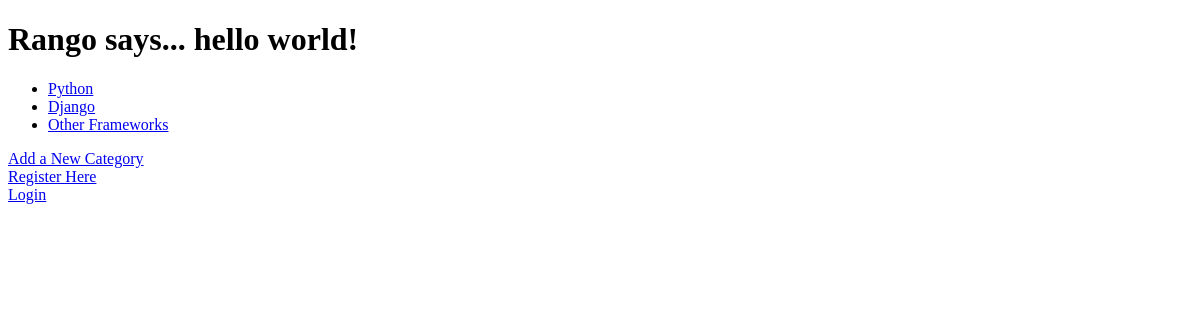
The app's page /, older data.
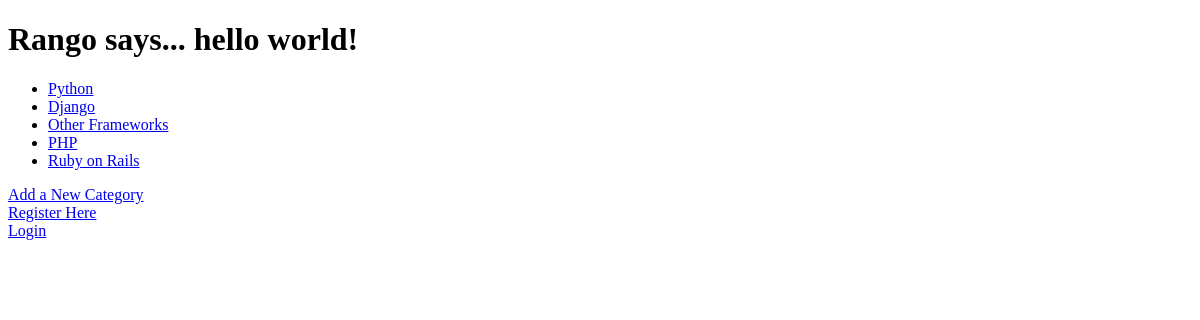
The same page, newer data.
### rango/models.py (models this page shows, shortened)
class Category(models.Model):
    name = models.CharField(max_length=128, unique=True)
    views = models.IntegerField(default=0)
    likes = models.IntegerField(default=0)
    slug = models.SlugField()

### rango/views.py (the view)
# urls.py: url(r'^$', views.index, name='index'),
def index(request):
    category_list = Category.objects.order_by('-likes')[:5]
    context_dict = {'categories': category_list}
    return render(request, 'rango/index.html', context_dict)

### rango/templates/rango/index.html (shortened to what this page needs)
<!DOCTYPE html>
<html>
    <head>
    </head>
    <body>
        {% if user.is_authenticated %}
        <h1>Rango says... hello {{ user.username }}!</h1>
        {% else %}
        <h1>Rango says... hello world!</h1>
        {% endif %}
        {% if categories %}
            <ul>
                {% for category in categories %}
                <li><a href="/category/{{ category.slug }}">{{ category.name }}</a></li>
                {% endfor %}
            </ul>
       {% else %}
            <strong>There are no categories present.</strong>
       {% endif %}
        <a href="/add_category/">Add a New Category</a><br />
		<a href="/register/">Register Here</a><br>
        <a href="/login/">Login</a>
    </body>
</html>

Row changes from the older to the newer data that the page shows:
added Category: name "PHP"
added Category: name "Ruby on Rails"
